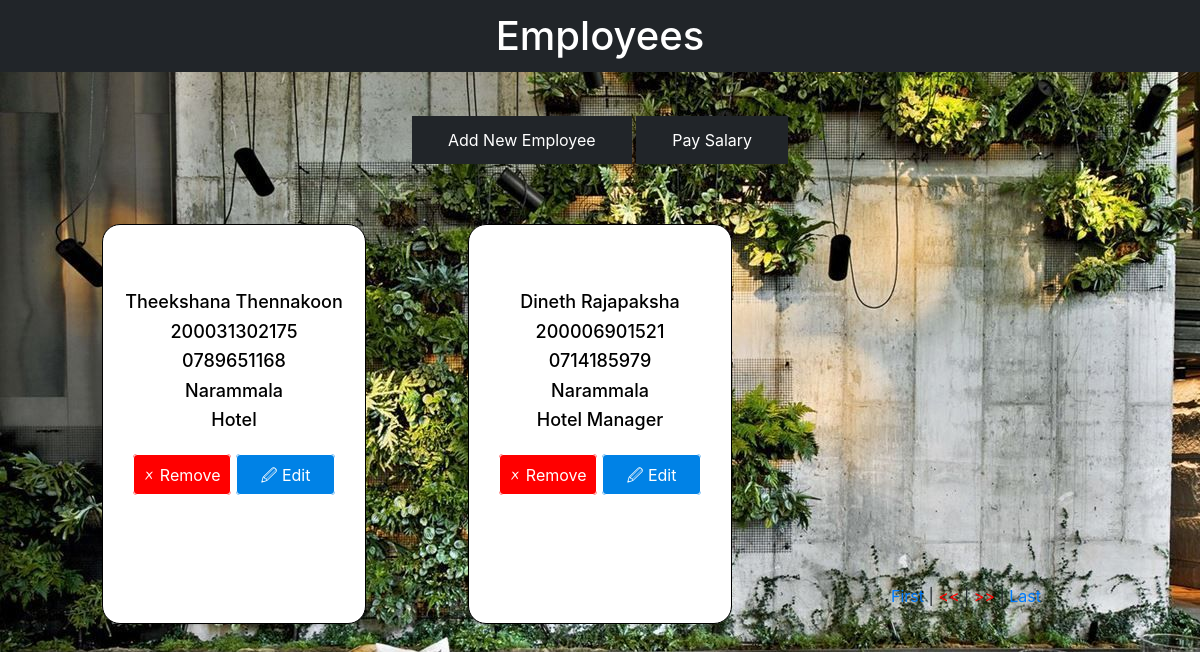
Page /emp.php on the committed database.
### tables this page shows
CREATE TABLE `employee` (
  `id` int(11) NOT NULL,
  `nic` varchar(20) NOT NULL,
  `name` varchar(100) NOT NULL,
  `phone` int(11) NOT NULL,
  `address` varchar(255) NOT NULL,
  `jobtype` varchar(150) NOT NULL,
  `salary` int(11) NOT NULL,
  `wod` varchar(10) NOT NULL
);

### emp.php (the view, shortened to what this page needs)
<?php
include('database.php');
?>
<html>
<head>
<link rel = 'stylesheet' type = 'text/css' href = 'css/bootstrap.min.css'>
</head>
<body>
<center>
<h1>Employees</h1>
<br><br>
<div class = 'links'>
<a href = 'addEmployee.php'>Add New Employee</a>
<a href = 'paysalary.php'>Pay Salary</a>
</div>
<br><br><br>
<?php
	$sqlc = "SELECT COUNT(id) as cou FROM employee";
	$resultc = $conn->query($sqlc);
	if ($resultc->num_rows > 0){
		while($rowc = $resultc->fetch_assoc()){
			$total_rows = $rowc['cou'];
		}
	}
	$rows_per_page = 3;
	if(isset($_GET['p'])){
		$page_no = $_GET['p'];
	}
	else{
		$page_no = 1;
	}
	$start = ($page_no - 1) * $rows_per_page;
	$sql = "SELECT * FROM employee where wod = 'work' limit {$start},{$rows_per_page}";
	$result = $conn->query($sql);
	if ($result->num_rows > 0){
		while($row = $result->fetch_assoc()){
			$id = $row['id'];
			$nic = $row['nic'];
			$name = $row['name'];
			$phone = $row['phone'];
			$address = $row['address'];
			$jobtype = $row['jobtype'];
			echo "
				<div class = 'mdl'>
					<h2>{$name}</h2>
					<h2>{$nic}</h2>
					<h2>0{$phone}</h2>
					<h2>{$address}</h2>
					<h2>{$jobtype}</h2>
					<br>
					<a href = 'deleteemp.php?id=$id' class = 'del'>&#128500; Remove</a>
					 <a href = 'editemp.php?id=$id' class = 'edit'>&#128393; Edit</a>
				</div>
			";
		}
	}
	echo "<br><br><br><br><br><br><br><br><br><br><br>
	<br><br><br><br>";
	$first = "<a href = 'emp.php?p=1'>First</a>";
	$last_page_no = ceil($total_rows / $rows_per_page);
	if($page_no >= $last_page_no){
		$next = "<a> <font color = red> >> </font></a>";
	}
	else{
		$next_page_no = $page_no + 1;
		$next = "<a href = 'emp.php?p={$next_page_no}'> >> </a>";
	}
	if($page_no <= 1){
		$previous = "<a> <font color = red> << </font></a>";
	}
	else{
		$previous_page_no = $page_no - 1;
		$previous = "<a href = 'emp.php?p={$previous_page_no}'> << </a>";
	}
	$last = "<a href = 'emp.php?p={$last_page_no}'>Last</a>";
	echo $first . ' | ' . $previous . ' | ' . $next. ' | ' . $last;
?>

### emp.php (style rules this page uses)
* { margin:0;padding:0; }
body { background-image: url('dashboardw1.jpg');size: cover; repeat:no-repeat; }
h1 { color:#fff;text-align:center;padding:1%;background:#212529;width:100%; }
.mdl { background:#fff;width:22%;border-radius:18px;color:#fff;padding:1%;padding-top:5.5%;float:left;height:50%;margin-left:8.5%;border:1px solid #000; }
.mdl h2 { font-size:18px;color:#000; }
.del { background:#f00;padding:4%;color:#fff;border-radius:4px;border:1px solid #fff; }
.links a { padding:1.2%;padding-left:3%;padding-right:3%;background:#212529;color:#fff; }
.edit { background:#0082e6;padding:4%;padding-left:10%;padding-right:10%;color:#fff;border-radius:4px;border:1px solid #fff; }

### rows in the picture
employee: name "Theekshana Thennakoon", nic "200031302175", phone "789651168", address "Narammala", jobtype "Hotel"
employee: name "Dineth Rajapaksha", nic "200006901521", phone "714185979", address "Narammala", jobtype "Hotel Manager"
